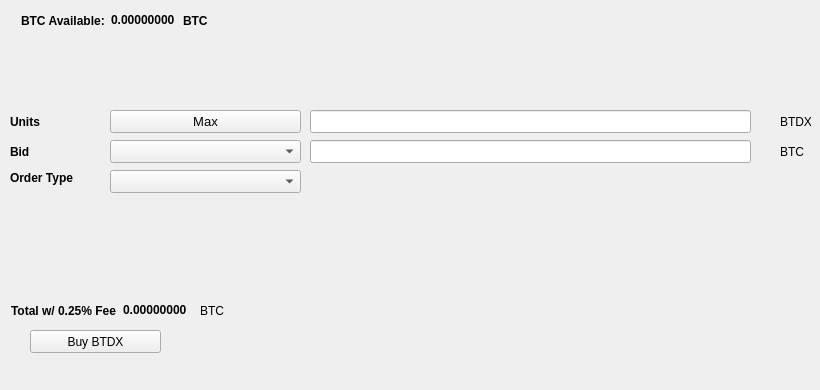
   <widget class="QWidget" name="BuyTab">
    <attribute name="title">
     <string>Buy</string>
    </attribute>
    <widget class="QPushButton" name="BuyBTDX">
     <property name="geometry">
      <rect>
       <x>30</x>
       <y>330</y>
       <width>131</width>
       <height>23</height>
      </rect>
     </property>
     <property name="text">
      <string>Buy BTDX</string>
     </property>
     <property name="icon">
      <iconset resource="../bitcloud.qrc">
       <normaloff>:/icons/bitcoin</normaloff>:/icons/bitcoin</iconset>
     </property>
    </widget>
    <widget class="QLabel" name="label_3">
     <property name="geometry">
      <rect>
       <x>10</x>
       <y>110</y>
       <width>46</width>
       <height>23</height>
      </rect>
     </property>
     <property name="font">
      <font>
       <weight>75</weight>
       <bold>true</bold>
      </font>
     </property>
     <property name="text">
      <string>Units</string>
     </property>
    </widget>
    <widget class="QLineEdit" name="UnitsInput">
     <property name="geometry">
      <rect>
       <x>310</x>
       <y>110</y>
       <width>441</width>
       <height>23</height>
      </rect>
     </property>
     <property name="font">
      <font>
       <pointsize>9</pointsize>
       <weight>75</weight>
       <bold>true</bold>
      </font>
     </property>
    </widget>
    <widget class="QLineEdit" name="BuyBidPriceEdit">
     <property name="geometry">
      <rect>
       <x>310</x>
       <y>140</y>
       <width>441</width>
       <height>23</height>
      </rect>
     </property>
     <property name="font">
      <font>
       <pointsize>9</pointsize>
       <weight>75</weight>
       <bold>true</bold>
      </font>
     </property>
    </widget>
    <widget class="QLabel" name="label_4">
     <property name="geometry">
      <rect>
       <x>780</x>
       <y>110</y>
       <width>31</width>
       <height>23</height>
      </rect>
     </property>
     <property name="text">
      <string>BTDX</string>
     </property>
    </widget>
    <widget class="QLabel" name="label_5">
     <property name="geometry">
      <rect>
       <x>780</x>
       <y>140</y>
       <width>31</width>
       <height>23</height>
      </rect>
     </property>
     <property name="text">
      <string>BTC</string>
     </property>
    </widget>
    <widget class="QLabel" name="label_6">
     <property name="geometry">
      <rect>
       <x>10</x>
       <y>140</y>
       <width>46</width>
       <height>23</height>
      </rect>
     </property>
     <property name="font">
      <font>
       <weight>75</weight>
       <bold>true</bold>
      </font>
     </property>
     <property name="text">
      <string>Bid</string>
     </property>
    </widget>
    <widget class="QLabel" name="label_7">
     <property name="geometry">
      <rect>
       <x>10</x>
       <y>170</y>
       <width>91</width>
       <height>16</height>
      </rect>
     </property>
     <property name="font">
      <font>
       <weight>75</weight>
       <bold>true</bold>
      </font>
     </property>
     <property name="text">
      <string>Order Type</string>
     </property>
    </widget>
    <widget class="QPushButton" name="Buy_Max_Amount">
     <property name="geometry">
      <rect>
       <x>110</x>
       <y>110</y>
       <width>191</width>
       <height>23</height>
      </rect>
     </property>
     <property name="font">
      <font>
       <pointsize>10</pointsize>
      </font>
     </property>
     <property name="text">
      <string>Max</string>
     </property>
    </widget>
    <widget class="QComboBox" name="BuyBidcomboBox">
     <property name="geometry">
      <rect>
       <x>110</x>
       <y>140</y>
       <width>191</width>
       <height>23</height>
      </rect>
     </property>
     <property name="font">
      <font>
       <pointsize>10</pointsize>
      </font>
     </property>
    </widget>
    <widget class="QComboBox" name="buyOrdertypeCombo">
     <property name="geometry">
      <rect>
       <x>110</x>
       <y>170</y>
       <width>191</width>
       <height>23</height>
      </rect>
     </property>
     <property name="font">
      <font>
       <pointsize>10</pointsize>
      </font>
     </property>
    </widget>
    <widget class="QWidget" name="layoutWidget1">
     <property name="geometry">
      <rect>
       <x>21</x>
       <y>11</y>
       <width>227</width>
       <height>19</height>
      </rect>
     </property>
     <layout class="QHBoxLayout" name="horizontalLayout_3">
      <item>
       <widget class="QLabel" name="label232">
        <property name="font">
         <font>
          <weight>75</weight>
          <bold>true</bold>
         </font>
        </property>
        <property name="text">
         <string>BTC Available:</string>
        </property>
       </widget>
      </item>
      <item>
       <widget class="QLabel" name="BtcAvailableLbl">
        <property name="palette">
         <palette>
          <active>
           <colorrole role="WindowText">
            <brush brushstyle="SolidPattern">
             <color alpha="255">
              <red>0</red>
              <green>0</green>
              <blue>0</blue>
             </color>
            </brush>
           </colorrole>
           <colorrole role="Button">
            <brush brushstyle="SolidPattern">
             <color alpha="255">
              <red>0</red>
              <green>170</green>
              <blue>0</blue>
             </color>
            </brush>
           </colorrole>
           <colorrole role="Light">
            <brush brushstyle="SolidPattern">
             <color alpha="255">
              <red>0</red>
              <green>255</green>
              <blue>0</blue>
             </color>
            </brush>
           </colorrole>
           <colorrole role="Midlight">
            <brush brushstyle="SolidPattern">
             <color alpha="255">
              <red>0</red>
              <green>212</green>
              <blue>0</blue>
             </color>
            </brush>
           </colorrole>
           <colorrole role="Dark">
            <brush brushstyle="SolidPattern">
             <color alpha="255">
              <red>0</red>
              <green>85</green>
              <blue>0</blue>
             </color>
            </brush>
           </colorrole>
           <colorrole role="Mid">
            <brush brushstyle="SolidPattern">
             <color alpha="255">
              <red>0</red>
              <green>113</green>
              <blue>0</blue>
             </color>
            </brush>
           </colorrole>
           <colorrole role="Text">
            <brush brushstyle="SolidPattern">
             <color alpha="255">
              <red>0</red>
              <green>170</green>
              <blue>0</blue>
             </color>
            </brush>
           </colorrole>
           <colorrole role="BrightText">
            <brush brushstyle="SolidPattern">
             <color alpha="255">
              <red>255</red>
              <green>255</green>
              <blue>255</blue>
             </color>
            </brush>
           </colorrole>
           <colorrole role="ButtonText">
            <brush brushstyle="SolidPattern">
             <color alpha="255">
              <red>0</red>
              <green>0</green>
              <blue>0</blue>
             </color>
            </brush>
           </colorrole>
           <colorrole role="Base">
            <brush brushstyle="SolidPattern">
             <color alpha="255">
              <red>255</red>
              <green>255</green>
              <blue>255</blue>
             </color>
            </brush>
           </colorrole>
           <colorrole role="Window">
            <brush brushstyle="SolidPattern">
             <color alpha="255">
              <red>0</red>
              <green>170</green>
              <blue>0</blue>
             </color>
            </brush>
           </colorrole>
           <colorrole role="Shadow">
            <brush brushstyle="SolidPattern">
             <color alpha="255">
              <red>0</red>
              <green>0</green>
              <blue>0</blue>
             </color>
            </brush>
           </colorrole>
           <colorrole role="AlternateBase">
            <brush brushstyle="SolidPattern">
             <color alpha="255">
              <red>127</red>
              <green>212</green>
              <blue>127</blue>
             </color>
            </brush>
           </colorrole>
           <colorrole role="ToolTipBase">
            <brush brushstyle="SolidPattern">
             <color alpha="255">
              <red>255</red>
              <green>255</green>
              <blue>220</blue>
             </color>
            </brush>
           </colorrole>
           <colorrole role="ToolTipText">
            <brush brushstyle="SolidPattern">
             <color alpha="255">
              <red>0</red>
              <green>0</green>
              <blue>0</blue>
             </color>
            </brush>
           </colorrole>
          </active>
          <inactive>
           <colorrole role="WindowText">
            <brush brushstyle="SolidPattern">
             <color alpha="255">
              <red>0</red>
              <green>0</green>
              <blue>0</blue>
             </color>
            </brush>
           </colorrole>
           <colorrole role="Button">
            <brush brushstyle="SolidPattern">
             <color alpha="255">
              <red>0</red>
              <green>170</green>
              <blue>0</blue>
             </color>
            </brush>
           </colorrole>
           <colorrole role="Light">
            <brush brushstyle="SolidPattern">
             <color alpha="255">
              <red>0</red>
              <green>255</green>
              <blue>0</blue>
             </color>
            </brush>
           </colorrole>
           <colorrole role="Midlight">
            <brush brushstyle="SolidPattern">
             <color alpha="255">
              <red>0</red>
              <green>212</green>
              <blue>0</blue>
             </color>
            </brush>
           </colorrole>
           <colorrole role="Dark">
            <brush brushstyle="SolidPattern">
             <color alpha="255">
              <red>0</red>
              <green>85</green>
              <blue>0</blue>
             </color>
            </brush>
           </colorrole>
           <colorrole role="Mid">
            <brush brushstyle="SolidPattern">
             <color alpha="255">
              <red>0</red>
              <green>113</green>
              <blue>0</blue>
             </color>
            </brush>
           </colorrole>
           <colorrole role="Text">
            <brush brushstyle="SolidPattern">
             <color alpha="255">
              <red>0</red>
              <green>170</green>
              <blue>0</blue>
             </color>
            </brush>
           </colorrole>
           <colorrole role="BrightText">
            <brush brushstyle="SolidPattern">
             <color alpha="255">
              <red>255</red>
              <green>255</green>
              <blue>255</blue>
             </color>
            </brush>
           </colorrole>
           <colorrole role="ButtonText">
            <brush brushstyle="SolidPattern">
             <color alpha="255">
              <red>0</red>
              <green>0</green>
              <blue>0</blue>
             </color>
            </brush>
           </colorrole>
           <colorrole role="Base">
            <brush brushstyle="SolidPattern">
             <color alpha="255">
              <red>255</red>
              <green>255</green>
              <blue>255</blue>
             </color>
            </brush>
           </colorrole>
           <colorrole role="Window">
            <brush brushstyle="SolidPattern">
             <color alpha="255">
              <red>0</red>
              <green>170</green>
              <blue>0</blue>
             </color>
            </brush>
           </colorrole>
           <colorrole role="Shadow">
            <brush brushstyle="SolidPattern">
             <color alpha="255">
              <red>0</red>
              <green>0</green>
              <blue>0</blue>
             </color>
            </brush>
           </colorrole>
           <colorrole role="AlternateBase">
            <brush brushstyle="SolidPattern">
             <color alpha="255">
              <red>127</red>
              <green>212</green>
              <blue>127</blue>
             </color>
            </brush>
           </colorrole>
           <colorrole role="ToolTipBase">
            <brush brushstyle="SolidPattern">
             <color alpha="255">
              <red>255</red>
              <green>255</green>
              <blue>220</blue>
             </color>
            </brush>
           </colorrole>
           <colorrole role="ToolTipText">
            <brush brushstyle="SolidPattern">
             <color alpha="255">
              <red>0</red>
              <green>0</green>
              <blue>0</blue>
             </color>
            </brush>
           </colorrole>
          </inactive>
          <disabled>
           <colorrole role="WindowText">
            <brush brushstyle="SolidPattern">
             <color alpha="255">
              <red>0</red>
              <green>85</green>
              <blue>0</blue>
             </color>
            </brush>
           </colorrole>
           <colorrole role="Button">
            <brush brushstyle="SolidPattern">
             <color alpha="255">
              <red>0</red>
              <green>170</green>
              <blue>0</blue>
             </color>
            </brush>
           </colorrole>
           <colorrole role="Light">
            <brush brushstyle="SolidPattern">
             <color alpha="255">
              <red>0</red>
              <green>255</green>
              <blue>0</blue>
             </color>
            </brush>
           </colorrole>
           <colorrole role="Midlight">
            <brush brushstyle="SolidPattern">
             <color alpha="255">
              <red>0</red>
              <green>212</green>
              <blue>0</blue>
             </color>
            </brush>
           </colorrole>
           <colorrole role="Dark">
            <brush brushstyle="SolidPattern">
             <color alpha="255">
              <red>0</red>
              <green>85</green>
              <blue>0</blue>
             </color>
            </brush>
           </colorrole>
           <colorrole role="Mid">
            <brush brushstyle="SolidPattern">
             <color alpha="255">
              <red>0</red>
              <green>113</green>
              <blue>0</blue>
             </color>
            </brush>
           </colorrole>
           <colorrole role="Text">
            <brush brushstyle="SolidPattern">
             <color alpha="255">
              <red>0</red>
              <green>85</green>
              <blue>0</blue>
             </color>
            </brush>
           </colorrole>
           <colorrole role="BrightText">
            <brush brushstyle="SolidPattern">
             <color alpha="255">
              <red>255</red>
              <green>255</green>
              <blue>255</blue>
             </color>
            </brush>
           </colorrole>
           <colorrole role="ButtonText">
            <brush brushstyle="SolidPattern">
             <color alpha="255">
              <red>0</red>
              <green>85</green>
              <blue>0</blue>
             </color>
            </brush>
           </colorrole>
           <colorrole role="Base">
            <brush brushstyle="SolidPattern">
             <color alpha="255">
              <red>0</red>
              <green>170</green>
              <blue>0</blue>
             </color>
            </brush>
           </colorrole>
           <colorrole role="Window">
            <brush brushstyle="SolidPattern">
             <color alpha="255">
              <red>0</red>
              <green>170</green>
              <blue>0</blue>
             </color>
            </brush>
           </colorrole>
           <colorrole role="Shadow">
            <brush brushstyle="SolidPattern">
             <color alpha="255">
              <red>0</red>
              <green>0</green>
              <blue>0</blue>
             </color>
            </brush>
           </colorrole>
           <colorrole role="AlternateBase">
            <brush brushstyle="SolidPattern">
             <color alpha="255">
              <red>0</red>
              <green>170</green>
              <blue>0</blue>
             </color>
            </brush>
           </colorrole>
           <colorrole role="ToolTipBase">
            <brush brushstyle="SolidPattern">
             <color alpha="255">
              <red>255</red>
              <green>255</green>
              <blue>220</blue>
             </color>
            </brush>
           </colorrole>
           <colorrole role="ToolTipText">
            <brush brushstyle="SolidPattern">
             <color alpha="255">
              <red>0</red>
              <green>0</green>
              <blue>0</blue>
             </color>
            </brush>
           </colorrole>
          </disabled>
         </palette>
        </property>
        <property name="font">
         <font>
          <weight>75</weight>
          <bold>true</bold>
         </font>
        </property>
        <property name="text">
         <string>0.00000000</string>
        </property>
        <property name="textInteractionFlags">
         <set>Qt::LinksAccessibleByMouse|Qt::TextSelectableByKeyboard|Qt::TextSelectableByMouse</set>
        </property>
       </widget>
      </item>
      <item>
       <widget class="QLabel" name="BtcAvailableLbl_2">
        <property name="font">
         <font>
          <weight>75</weight>
          <bold>true</bold>
         </font>
        </property>
        <property name="text">
         <string>BTC</string>
        </property>
       </widget>
      </item>
     </layout>
    </widget>
    <widget class="QWidget" name="layoutWidge2">
     <property name="geometry">
      <rect>
       <x>11</x>
       <y>301</y>
       <width>259</width>
       <height>19</height>
      </rect>
     </property>
     <layout class="QHBoxLayout" name="horizontalLayout_4">
      <item>
       <widget class="QLabel" name="label_9">
        <property name="font">
         <font>
          <weight>75</weight>
          <bold>true</bold>
         </font>
        </property>
        <property name="text">
         <string>Total w/ 0.25% Fee</string>
        </property>
       </widget>
      </item>
      <item>
       <widget class="QLabel" name="BuyCostLabel">
        <property name="palette">
         <palette>
          <active>
           <colorrole role="WindowText">
            <brush brushstyle="SolidPattern">
             <color alpha="255">
              <red>0</red>
              <green>0</green>
              <blue>0</blue>
             </color>
            </brush>
           </colorrole>
           <colorrole role="Button">
            <brush brushstyle="SolidPattern">
             <color alpha="255">
              <red>0</red>
              <green>170</green>
              <blue>0</blue>
             </color>
            </brush>
           </colorrole>
           <colorrole role="Light">
            <brush brushstyle="SolidPattern">
             <color alpha="255">
              <red>0</red>
              <green>255</green>
              <blue>0</blue>
             </color>
            </brush>
           </colorrole>
           <colorrole role="Midlight">
            <brush brushstyle="SolidPattern">
             <color alpha="255">
              <red>0</red>
              <green>212</green>
              <blue>0</blue>
             </color>
            </brush>
           </colorrole>
           <colorrole role="Dark">
            <brush brushstyle="SolidPattern">
             <color alpha="255">
              <red>0</red>
              <green>85</green>
              <blue>0</blue>
             </color>
            </brush>
           </colorrole>
           <colorrole role="Mid">
            <brush brushstyle="SolidPattern">
             <color alpha="255">
              <red>0</red>
              <green>113</green>
              <blue>0</blue>
             </color>
            </brush>
           </colorrole>
           <colorrole role="Text">
            <brush brushstyle="SolidPattern">
             <color alpha="255">
              <red>0</red>
              <green>170</green>
              <blue>0</blue>
             </color>
            </brush>
           </colorrole>
           <colorrole role="BrightText">
            <brush brushstyle="SolidPattern">
             <color alpha="255">
              <red>255</red>
              <green>255</green>
              <blue>255</blue>
             </color>
            </brush>
           </colorrole>
           <colorrole role="ButtonText">
            <brush brushstyle="SolidPattern">
             <color alpha="255">
              <red>0</red>
              <green>0</green>
              <blue>0</blue>
             </color>
            </brush>
           </colorrole>
           <colorrole role="Base">
            <brush brushstyle="SolidPattern">
             <color alpha="255">
              <red>255</red>
              <green>255</green>
              <blue>255</blue>
             </color>
            </brush>
           </colorrole>
           <colorrole role="Window">
            <brush brushstyle="SolidPattern">
             <color alpha="255">
              <red>0</red>
              <green>170</green>
              <blue>0</blue>
             </color>
            </brush>
           </colorrole>
           <colorrole role="Shadow">
            <brush brushstyle="SolidPattern">
             <color alpha="255">
              <red>0</red>
              <green>0</green>
              <blue>0</blue>
             </color>
            </brush>
           </colorrole>
           <colorrole role="AlternateBase">
            <brush brushstyle="SolidPattern">
             <color alpha="255">
              <red>127</red>
              <green>212</green>
              <blue>127</blue>
             </color>
            </brush>
           </colorrole>
           <colorrole role="ToolTipBase">
            <brush brushstyle="SolidPattern">
             <color alpha="255">
              <red>255</red>
              <green>255</green>
              <blue>220</blue>
             </color>
            </brush>
           </colorrole>
           <colorrole role="ToolTipText">
            <brush brushstyle="SolidPattern">
             <color alpha="255">
              <red>0</red>
              <green>0</green>
              <blue>0</blue>
             </color>
            </brush>
           </colorrole>
          </active>
          <inactive>
           <colorrole role="WindowText">
            <brush brushstyle="SolidPattern">
             <color alpha="255">
              <red>0</red>
              <green>0</green>
              <blue>0</blue>
             </color>
            </brush>
           </colorrole>
           <colorrole role="Button">
            <brush brushstyle="SolidPattern">
             <color alpha="255">
              <red>0</red>
              <green>170</green>
              <blue>0</blue>
             </color>
            </brush>
           </colorrole>
           <colorrole role="Light">
            <brush brushstyle="SolidPattern">
             <color alpha="255">
              <red>0</red>
              <green>255</green>
              <blue>0</blue>
             </color>
            </brush>
           </colorrole>
           <colorrole role="Midlight">
            <brush brushstyle="SolidPattern">
             <color alpha="255">
              <red>0</red>
              <green>212</green>
              <blue>0</blue>
             </color>
            </brush>
           </colorrole>
           <colorrole role="Dark">
            <brush brushstyle="SolidPattern">
             <color alpha="255">
              <red>0</red>
              <green>85</green>
              <blue>0</blue>
             </color>
            </brush>
           </colorrole>
           <colorrole role="Mid">
            <brush brushstyle="SolidPattern">
             <color alpha="255">
              <red>0</red>
              <green>113</green>
              <blue>0</blue>
             </color>
            </brush>
           </colorrole>
           <colorrole role="Text">
            <brush brushstyle="SolidPattern">
             <color alpha="255">
              <red>0</red>
              <green>170</green>
              <blue>0</blue>
             </color>
            </brush>
           </colorrole>
           <colorrole role="BrightText">
            <brush brushstyle="SolidPattern">
             <color alpha="255">
              <red>255</red>
              <green>255</green>
              <blue>255</blue>
             </color>
            </brush>
           </colorrole>
           <colorrole role="ButtonText">
            <brush brushstyle="SolidPattern">
             <color alpha="255">
              <red>0</red>
              <green>0</green>
              <blue>0</blue>
             </color>
            </brush>
           </colorrole>
           <colorrole role="Base">
            <brush brushstyle="SolidPattern">
             <color alpha="255">
              <red>255</red>
              <green>255</green>
              <blue>255</blue>
             </color>
            </brush>
           </colorrole>
           <colorrole role="Window">
            <brush brushstyle="SolidPattern">
             <color alpha="255">
              <red>0</red>
              <green>170</green>
              <blue>0</blue>
             </color>
            </brush>
           </colorrole>
           <colorrole role="Shadow">
            <brush brushstyle="SolidPattern">
             <color alpha="255">
              <red>0</red>
              <green>0</green>
              <blue>0</blue>
             </color>
            </brush>
           </colorrole>
           <colorrole role="AlternateBase">
            <brush brushstyle="SolidPattern">
             <color alpha="255">
              <red>127</red>
              <green>212</green>
              <blue>127</blue>
             </color>
            </brush>
           </colorrole>
           <colorrole role="ToolTipBase">
            <brush brushstyle="SolidPattern">
             <color alpha="255">
              <red>255</red>
              <green>255</green>
              <blue>220</blue>
             </color>
            </brush>
           </colorrole>
           <colorrole role="ToolTipText">
            <brush brushstyle="SolidPattern">
             <color alpha="255">
              <red>0</red>
              <green>0</green>
              <blue>0</blue>
             </color>
            </brush>
           </colorrole>
          </inactive>
          <disabled>
           <colorrole role="WindowText">
            <brush brushstyle="SolidPattern">
             <color alpha="255">
              <red>0</red>
              <green>85</green>
              <blue>0</blue>
             </color>
            </brush>
           </colorrole>
           <colorrole role="Button">
            <brush brushstyle="SolidPattern">
             <color alpha="255">
              <red>0</red>
              <green>170</green>
              <blue>0</blue>
             </color>
            </brush>
           </colorrole>
           <colorrole role="Light">
            <brush brushstyle="SolidPattern">
             <color alpha="255">
              <red>0</red>
              <green>255</green>
              <blue>0</blue>
             </color>
            </brush>
           </colorrole>
           <colorrole role="Midlight">
            <brush brushstyle="SolidPattern">
             <color alpha="255">
              <red>0</red>
              <green>212</green>
              <blue>0</blue>
             </color>
            </brush>
           </colorrole>
           <colorrole role="Dark">
            <brush brushstyle="SolidPattern">
             <color alpha="255">
              <red>0</red>
              <green>85</green>
              <blue>0</blue>
             </color>
            </brush>
           </colorrole>
           <colorrole role="Mid">
            <brush brushstyle="SolidPattern">
             <color alpha="255">
              <red>0</red>
              <green>113</green>
              <blue>0</blue>
             </color>
            </brush>
           </colorrole>
           <colorrole role="Text">
            <brush brushstyle="SolidPattern">
             <color alpha="255">
              <red>0</red>
              <green>85</green>
              <blue>0</blue>
             </color>
            </brush>
           </colorrole>
           <colorrole role="BrightText">
            <brush brushstyle="SolidPattern">
             <color alpha="255">
              <red>255</red>
              <green>255</green>
              <blue>255</blue>
             </color>
            </brush>
           </colorrole>
           <colorrole role="ButtonText">
            <brush brushstyle="SolidPattern">
             <color alpha="255">
              <red>0</red>
              <green>85</green>
              <blue>0</blue>
             </color>
            </brush>
           </colorrole>
           <colorrole role="Base">
            <brush brushstyle="SolidPattern">
             <color alpha="255">
              <red>0</red>
              <green>170</green>
              <blue>0</blue>
             </color>
            </brush>
           </colorrole>
           <colorrole role="Window">
            <brush brushstyle="SolidPattern">
             <color alpha="255">
              <red>0</red>
              <green>170</green>
              <blue>0</blue>
             </color>
            </brush>
           </colorrole>
           <colorrole role="Shadow">
            <brush brushstyle="SolidPattern">
             <color alpha="255">
              <red>0</red>
              <green>0</green>
              <blue>0</blue>
             </color>
            </brush>
           </colorrole>
           <colorrole role="AlternateBase">
            <brush brushstyle="SolidPattern">
             <color alpha="255">
              <red>0</red>
              <green>170</green>
              <blue>0</blue>
             </color>
            </brush>
           </colorrole>
           <colorrole role="ToolTipBase">
            <brush brushstyle="SolidPattern">
             <color alpha="255">
              <red>255</red>
              <green>255</green>
              <blue>220</blue>
             </color>
            </brush>
           </colorrole>
           <colorrole role="ToolTipText">
            <brush brushstyle="SolidPattern">
             <color alpha="255">
              <red>0</red>
              <green>0</green>
              <blue>0</blue>
             </color>
            </brush>
           </colorrole>
          </disabled>
         </palette>
        </property>
        <property name="font">
         <font>
          <weight>75</weight>
          <bold>true</bold>
         </font>
        </property>
        <property name="autoFillBackground">
         <bool>false</bool>
        </property>
        <property name="text">
         <string>0.00000000</string>
        </property>
        <property name="textInteractionFlags">
         <set>Qt::LinksAccessibleByMouse|Qt::TextSelectableByMouse</set>
        </property>
       </widget>
      </item>
      <item>
       <widget class="QLabel" name="label_10">
        <property name="font">
         <font>
          <weight>50</weight>
          <bold>false</bold>
         </font>
        </property>
        <property name="text">
         <string>BTC</string>
        </property>
       </widget>
      </item>
     </layout>
    </widget>
    <widget class="QLabel" name="label_24">
     <property name="geometry">
      <rect>
       <x>460</x>
       <y>300</y>
       <width>281</width>
       <height>81</height>
      </rect>
     </property>
     <property name="text">
      <string/>
     </property>
     <property name="pixmap">
      <pixmap>:/images/bittrex</pixmap>
     </property>
    </widget>
   </widget>
